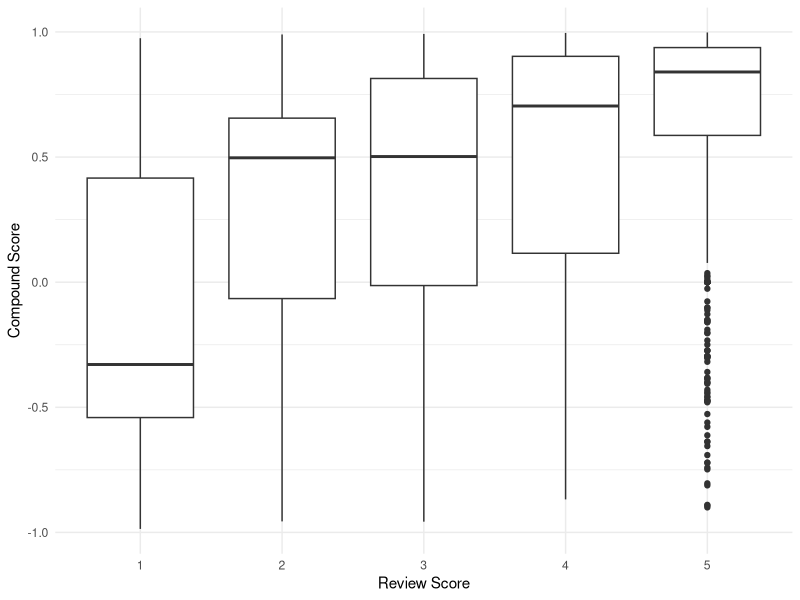
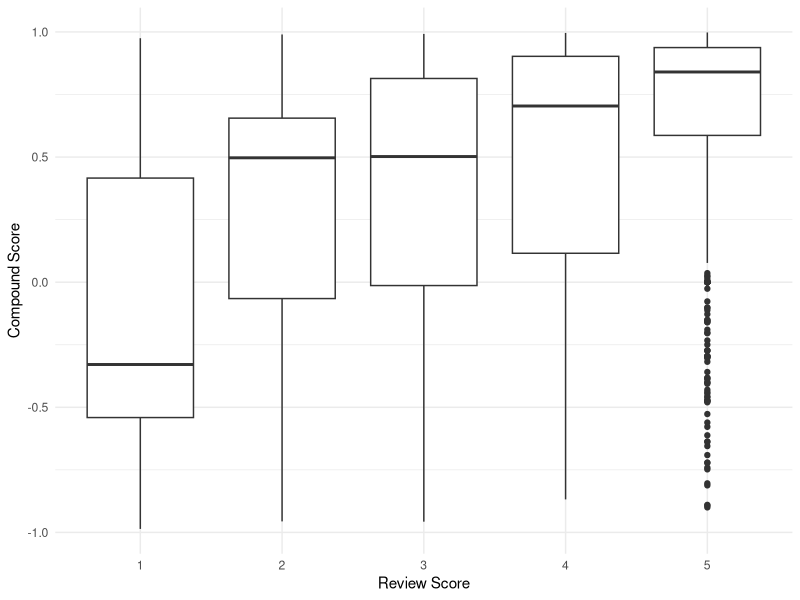

These charts were generated, in order, by the following R code:
# -------------------------------------------------------
# Script: BoxPlot.R
# Purpose: Visualize distribution of sentiment scores across review ratings.
# Key Info: Helps check whether sentiment scores align with star ratings.
# Input: Dataset with sentiment scores
# Output: Boxplot images for exploratory analysis
# -------------------------------------------------------


library(tidyverse)

data <- read.csv('AmazonWithScores.csv') %>% na.omit()

ggplot(data,aes(x=factor(review.score),y=compound)) + geom_boxplot() + theme_minimal() +
  labs(x='Review Score',y='Compound Score')

ggsave('Compound_Box_Plot.pdf') 
